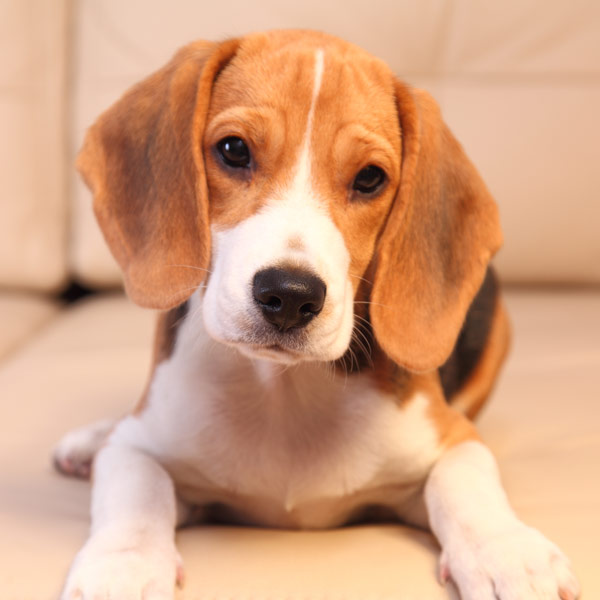
#> input picture mlrefined_images/convnet_images/dog.jpg, 600 x 600 px
$ jupyter execute --allow-errors 14_5_ZCA_Sphereing.ipynb   (shell and % lines are left out)
#> lines starting #> are read from the running program, lines starting #| are printed output that depends on the picture
##  Chapter 11: Linear unsupervised learning

# 11.3  Feature scaling via ZCA sphereing

Once we have derived PCA we will then discuss a number of popular applications of the technique - with an emphasis on two major areas.  The first application is to supervised learning datasets, where PCA is used to learn a complete $K=N$ dimensional spanning set for use as an advanced version of *feature scaling* / *data normalization*.  This is typically referred to as *sphereing*.  For unsupervised learning datasets, that is data consisting of input points alone, PCA is often used to learn a lower dimensional $K < N$ representation that is easier for human beings to interpret.

[cell 1]
# This code cell will not be shown in the HTML version of this notebook
# imports from custom library
import sys
sys.path.append('../../')
import matplotlib.pyplot as plt
import numpy as np
from scipy.stats import ortho_group  # Requires version 0.18 of scipy

# custom libs
from mlrefined_libraries import unsupervised_library as unsuplib
from mlrefined_libraries import basics_library as baslib
datapath = '../../mlrefined_datasets/unsuperlearn_datasets/'
from mlrefined_libraries import superlearn_library as superlearn
normalizers = superlearn.normalizers

# this is needed to compensate for matplotlib notebook's tendancy to blow up images when plotted inline
from matplotlib import rcParams
rcParams['figure.autolayout'] = True

## 11.3.1  Feature scaling by PCA sphereing

Previously we have seen  with linear regression / classification how normalizing a dataset - by subtracting off the mean and dividing by the standard deviation along each of its feature dimensions - helps dramatically improve (or *condition*) the contours of a cost function, allowing gradient and coordinate descent methods to converge much faster than they typically would otherwise.

The spanning set provided by Principal Component Analysis is often used to perform this sort of normalization to supervised learning data as well - but actually goes one step further.  Because the principal components identify the orthogonal directions of greatest variance, and the transformed feature space provided by them is a perfect copy of our data rotated such that these directions align with the coordinate axes, normalizing the transformed feature space along each coordinate axes can better compact-ify our data.  For the same reasons as we have seen with the standard normalization scheme, this can greatly improve the convergence of gradient / coordinate descent.  This type of normalization - which again is used very often for supervised learning problems - is called *sphereing* (or also synonymously called *whitening*).

Since each data point is represented by $\hat{\mathbf{w}}_p = \mathbf{V}_{\,}^T\mathbf{x}_p^{\,}$ in the space spanned by the principal components, we can represent the entire set of transformed data as

\begin{equation}
\text{(PCA transformed data)}\,\,\,\,\,\,\,\,\,\,\,\,\,\,\,\,\,\,\,\mathbf{W} = \mathbf{V}^T\mathbf{X}^{\,}.
\end{equation}

Now we aim to normalize each column of the transformed data $\mathbf{W}$.  Since these transformed features were built from a mean-centered dataset the columns of $\mathbf{W}$ are mean-centered themselves, so all that remains is to divide off the standard deviation of each column.

This can be done in the typical way numerically - or to save computation we can conveniently the unnormalized variance of each column of $\mathbf{W}$ has already been computed in the eigen-decomposition of the regularized covariance matrix $\frac{1}{P}\mathbf{X}^{\,}\mathbf{X}^T + \lambda \mathbf{I}_{N\times N}$: these are precisely the eigenvalues (as mentioned in the derivation above).  In other word, since $d_n$ is the variance along the $n^{th}$ axis defined by the $n^{th}$ eigenvector $\mathbf{v}_n$ the corresponding standard deviation can be computed as its square root $\left(d_n\right)^{^1/_2}$.  So denoting $\mathbf{D}^{-^1/_2}$ the diagonal matrix whose $n^{th}$ entry is $\left(d_n\right)^{^1/_2}$, we can divide off the standard deviation each column of $\mathbf{W}$ by e.g.,
 left-multiplying by as

\begin{equation}
\text{(PCA-sphered data)}\,\,\,\,\,\,\,\,\, \mathbf{S}^{\,} = \mathbf{D}^{-^1/_2}\mathbf{W}^{\,} =  \mathbf{D}^{-^1/_2}\mathbf{V}^T\mathbf{X}^{\,}.
\end{equation}

<figure>

  <figcaption>
<strong>Figure 1:</strong> <em> PCA-sphereing illustrated. </em>  </figcaption>
</figure>

Once sphered notice that - as indicated in the figure - that

- the data has been rotated such that the orthogonal directions of greatest variance now align with the coordinate axes

- our standard normalization (division by the standard deviation) is then performed along each axis

- after being PCA-sphered the data has unit-length covariance along each transformed input dimension: i.e., $\frac{1}{P}\mathbf{S}^{\,}\mathbf{S}^T = \mathbf{I}_{N\times N}$

A ``Python`` function for performing sphereing - based off the functionality previously provided - is below.

[cell 2]
# [13 lines left out: function PCA_sphere, not called in this run]

With this function defined we can try it out on a sample dataset used in e.g., the previous example.  The next cell runs the sphereing code above, and plots comparisons of the a) the original mean-centered data (left panel), b) the PCA-transformed data (middle panel), and c) sphered data (right panel).  Here sphereing drastically improved the distribution of the original dataset, which (if this were a supervised learning dataset) will drastically improve our ability to quickly tune the parameters of a supervised model via gradient / coordinate descent.

#> (a cell that did not finish here is left out)

## 11.3.2 Feature scaling by Zero-phase Component Analysis (ZCA) sphereing

The PCA-based sphereing detailed in the previous example is generally applicable to any generic kind of data.  However in the case of images, videos, and other types of data that has inherent local *spatial correlation* structure (e.g., in an image pixels near one another are highly correlated in terms of the intensity values) we often look to leverage this special structure to improve the generalizability of a trained supervised learner.  For example in the case of image-data a carefully designed extensions of the supervised learning framework we have seen thus far - e.g., *edge detectors* more generally a *convolutional network* - are built specifically to leverage the spatial correlation in an image.  Because of this, while we would still like to employ some sort of data normalization (an important engineering factor we always aim to employ in practice, as it greatly quickens the training process), we need to make sure that our data-normalization procedure will not destroy the spatial correlation we aim to explicitly leverage via e.g., edge detectors or convolutional operations.  Does PCA-sphereing fit this bill?

To find out we perform PCA-sphereing on a set of standard handwritten digits - a random subset of 5,000 the MNIST dataset each 28x28 pixels in length/width.  Because images are visual pieces of data we can compare data points visually before and after the PCA-sphereing process.

In the next cell we load in this dataset, and plot a sample of the MNIST dataset.

[cell 4]
# This code cell will not be shown in the HTML version of this notebook
# load data
from sklearn.datasets import fetch_mldata
#> (the rest of this cell did not finish here and is left out)

#> (a cell that did not finish here is left out)

Now we perform PCA-sphereing on this handwritten digit dataset, and plot the resulting PCA-sphered data.  Note: these are the same data points (transformed by the sphereing process, of course) we plotted above.

#> (a cell that did not finish here is left out)

In this instance PCA-sphereing completely destroys the spatial structure of the original images - none of the original numbers are visible in these transformed versions.  This phenomenon is true more generally: PCA-sphereing tends to destroy the spatial correlation of images, video, etc.,  What about the sphereing process we have applied is responsible for this?

As detailed in the previous Example, in terms of the actions we perform on the data itself with PCA-sphereing (or whitening) we:

- **rotate and reflect** by multiplying the data by $\mathbf{V}^T$ (where $\mathbf{V}$ is the set of eigenvectors of the data's covariance matrix) the data so that its largest orthogonal directions of variance align with the coordinate axes (this is done by the standard PCA transformation)

- **normalize** these coordinate axes by dividing by their individual standard deviations by multiplying the rotated/reflected data by $\mathbf{D}^{-^1/_2}$, the diagonal matrix of inverted square roots of the eigenvalues of the data's covariance matrix (this extra bit of normalization added to the PCA transformation to makes it the PCA-sphereing operation)

Both of these actions contribute to the destruction of spatial correlation - but it is the **rotation / reflection** component that is by far the greater culprit.  We can get a visceral sense of this fact with our current dataset by simply applying the standard PCA transform - which will rotate / reflect the space so that the largest directions of variance coincide with the coordinate axes - without normalizing the result (which led to the PCA-sphereing result above).   We do this in the next cell, and plot the resulting transformed images.

#> (a cell that did not finish here is left out)

As we can see in the examples plotted above, the rotation / reflection from PCA transformation utterly - created by multiplying our data by $\mathbf{V}^T$ - utterly destroys the spatial correlation structure of our images, a phenomenon that is true more generally speaking for other image datasets as well.  What can we do if we would still like the added optimization-boosting benefit of PCA-sphereing normalization but do not want to destroy the spatial correlation of our input data by rotating / reflecting it?  Well if indeed the rotation / reflection is producing the greatest challenge in terms of maintaining the spatial correlation of our data, why don't we simply rotate / reflect our dataset back to its original orientation after we finish sphereing it (i.e.,normalizing it along its largest orthogonal directions of variance)?  Since we know that it multiplication by $\mathbf{V}^T$ that produces the original rotation / reflection, multiplying by PCA-sphered data by $\left(\mathbf{V}^T\right)^{-1} = \mathbf{V}^{\,}$ (where the equality follows from the fact that $\mathbf{V}$ is an orthogonal matrix) will return the sphered data to its original orientation in the space.  This is illustrated in the Figure below.

<figure>

  <figcaption>
<strong>Figure 2:</strong> <em> ZCA-sphereing illustrated. </em>  </figcaption>
</figure>

Since our PCA-sphered transformation of the input data took the form $\mathbf{S}^{\,} =  \mathbf{D}^{-^1/_2}\mathbf{V}^T\mathbf{X}^{\,}$ this re-rotation/reflection gives us the related formula

\begin{equation}
\text{(ZCA-sphered data)}\,\,\,\,\,\,\,\,\, \mathbf{Z}^{\,} =  \mathbf{V}\mathbf{S} = \mathbf{V}\mathbf{D}^{-^1/_2}\mathbf{V}^T\mathbf{X}^{\,}.
\end{equation}

For historical reasons this re-rotated version of our PCA-sphered data is often referred to as *Zero-phase Component Analysis (ZCA) sphereing*.

We implement ZCA-sphereing in the next cell.

[cell 8]
# [18 lines left out: function ZCA_sphere, not called in this run]

With our ZCA-sphereing implementation written we can now transform the original centered dataset using it and examine the results.

#> (a cell that did not finish here is left out)

What a difference!  Indeed it was the rotation/reflection of PCA that destroyed most of the spatial correlation, since these ZCA-sphered images retain much of the spatial correlation present in their original versions.  Now we have the best of both worlds: a global normalization scheme (that will help speed up training) that retains the spatial structure of data leveraged e.g., by edge detectors and convolution operations.

[cell 10]
# standard normalization function
def standard_normalizer(x):
    # compute the mean and standard deviation of the input
    x_means = np.mean(x,axis = 1)[:,np.newaxis]
    x_stds = np.std(x,axis = 1)[:,np.newaxis]

    # create standard normalizer function
    normalizer = lambda data: (data - x_means)/x_stds

    # create inverse standard normalizer
    inverse_normalizer = lambda data: data*x_stds + x_means

    # return normalizer
    return normalizer, inverse_normalizer

#> (a cell that did not finish here is left out)

# contrast normalization

[cell 12]
from PIL import Image
import matplotlib.gridspec as gridspec

# load image
image = Image.open('../../mlrefined_images/convnet_images/dog.jpg').convert('L')
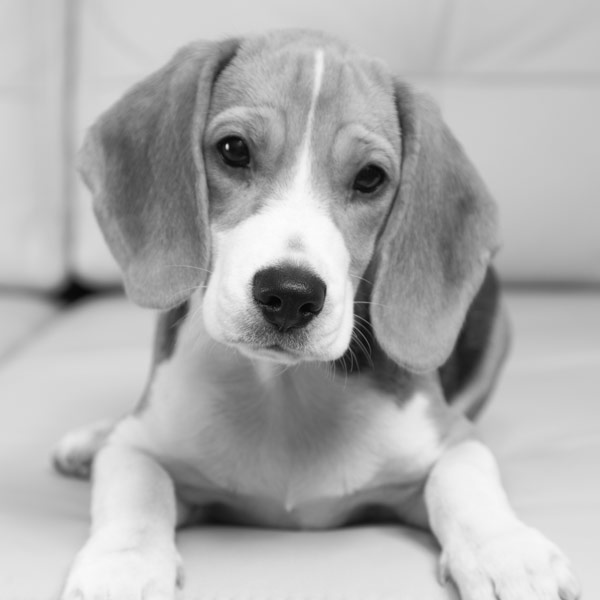
#> image: PIL image 600x600 L; min 2, max 252, mean 174.6

# contrast normalize
standard_func, inverse_standard = standard_normalizer(image)
#> in standard_normalizer, `x_means = np.mean(x,axis = 1)[:,np.newaxis]`: x_means = 600 values, max 224.4 at index 590, min 124.7 at index 290, mean 174.6
#> in standard_normalizer, `x_stds = np.std(x,axis = 1)[:,np.newaxis]`: x_stds = 600 values, max 80.79 at index 522, min 8.4 at index 8, mean 39.82
image_contrast_normalized = standard_func(image)
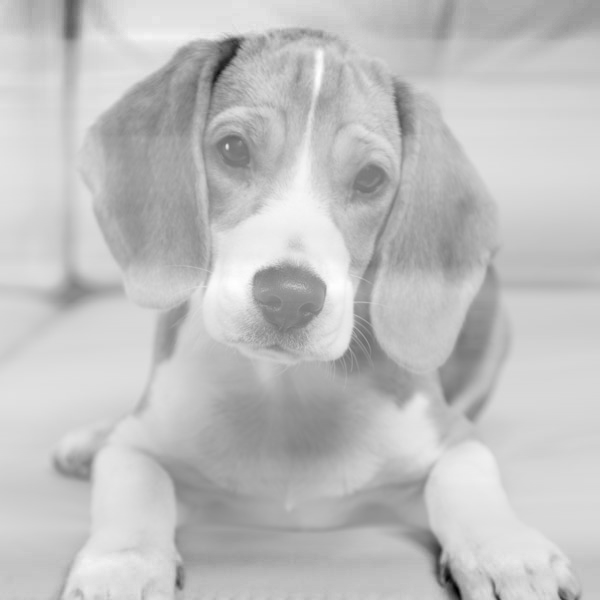
#> image_contrast_normalized: shape (600, 600) float64; min -6.97, max 2.25, mean -3.16e-19; drawn with min black and max white

# plot images
fig = plt.figure(figsize=(8,4)); gs=gridspec.GridSpec(1,2)
fig.add_subplot(gs[0]); plt.imshow(image, cmap='gray')
fig.add_subplot(gs[1]); plt.imshow(image_contrast_normalized, cmap='gray')
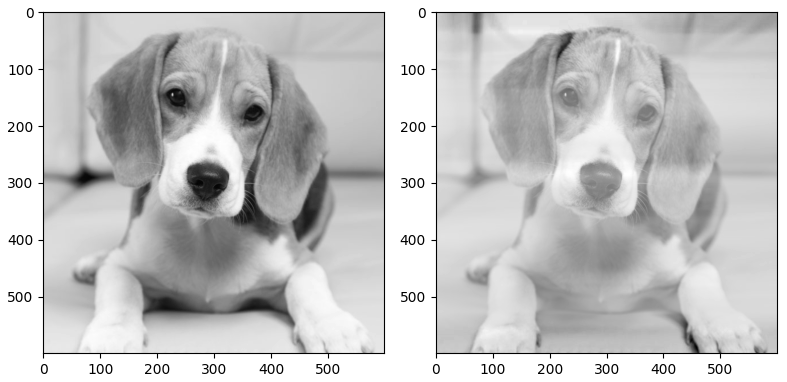
#> figure drawn by matplotlib, 2 panels

$ run again, with mlrefined_images/convnet_images/nurg.jpg copied over mlrefined_images/convnet_images/dog.jpg
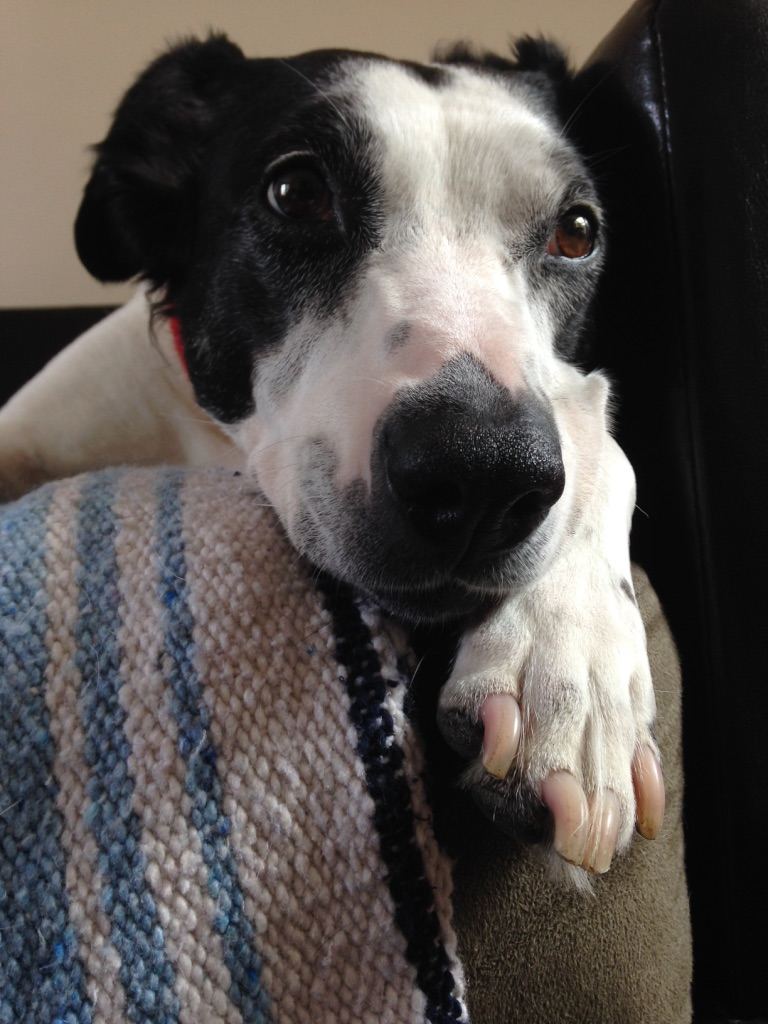
#> input picture mlrefined_images/convnet_images/nurg.jpg, 768 x 1024 px
#> x_means = 1024 values, max 123.1 at index 0, min 60.21 at index 215, mean 82.49
#> x_stds = 1024 values, max 91.44 at index 117, min 34.83 at index 1023, mean 63.79
#> `image_contrast_normalized = standard_func(image)`:
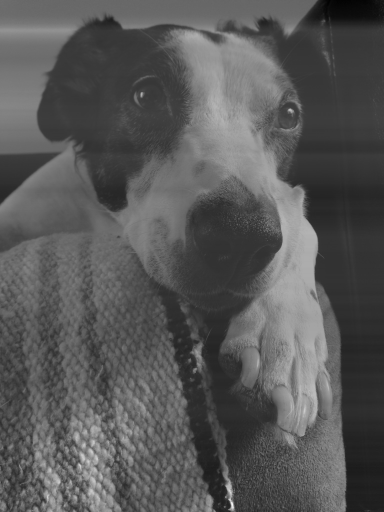
#> image_contrast_normalized: shape (1024, 768) float64 (shown at 1/2 size); min -2.48, max 4.72, mean 1.08e-19; drawn with min black and max white
#> `[cell 12] from PIL import Image import matplotlib.gridspec as gridspec..`:
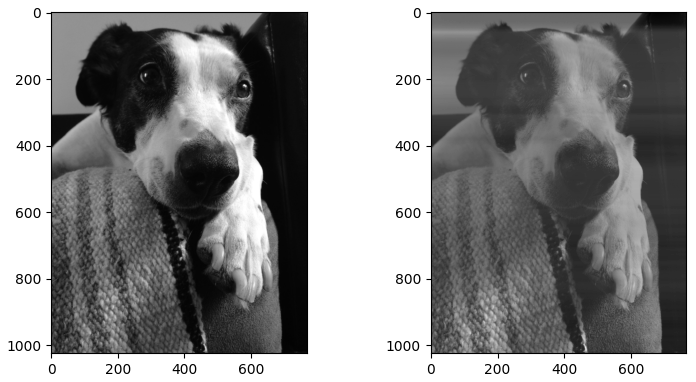
#> figure drawn by matplotlib, 2 panels
